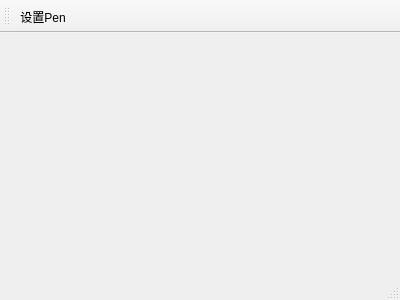
<?xml version="1.0" encoding="UTF-8"?>
<ui version="4.0">
 <class>MainWindow</class>
 <widget class="QMainWindow" name="MainWindow">
  <property name="geometry">
   <rect>
    <x>0</x>
    <y>0</y>
    <width>400</width>
    <height>300</height>
   </rect>
  </property>
  <property name="windowTitle">
   <string>MainWindow</string>
  </property>
  <widget class="QWidget" name="centralWidget"/>
  <widget class="QMenuBar" name="menuBar">
   <property name="geometry">
    <rect>
     <x>0</x>
     <y>0</y>
     <width>400</width>
     <height>17</height>
    </rect>
   </property>
  </widget>
  <widget class="QToolBar" name="mainToolBar">
   <attribute name="toolBarArea">
    <enum>TopToolBarArea</enum>
   </attribute>
   <attribute name="toolBarBreak">
    <bool>false</bool>
   </attribute>
   <addaction name="action_Pen"/>
  </widget>
  <widget class="QStatusBar" name="statusBar"/>
  <action name="action_Pen">
   <property name="text">
    <string>设置Pen</string>
   </property>
  </action>
 </widget>
 <layoutdefault spacing="6" margin="11"/>
 <resources/>
 <connections/>
</ui>
